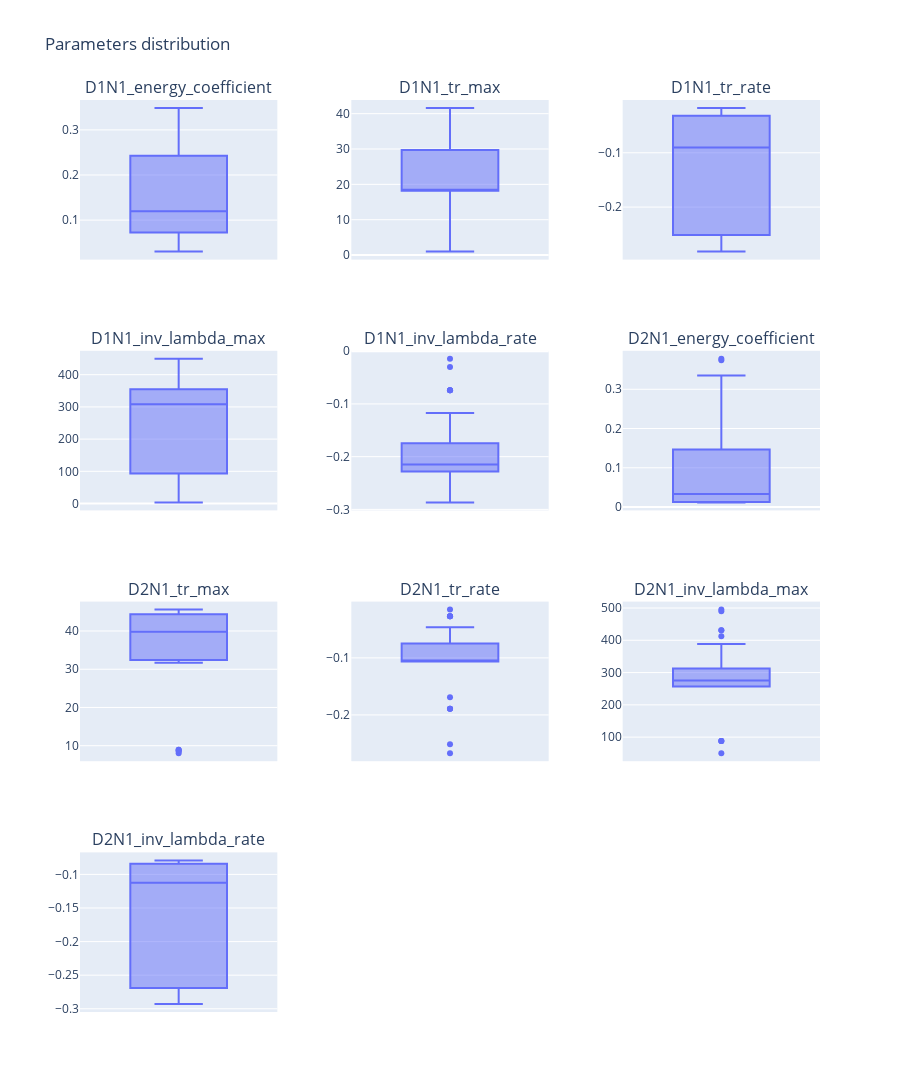

This figure's notebook cell:
### Code cell
viewer.box_plot(3, nbest=1000)

### Figure 1 — Plotly figure (JSON) as saved in the notebook; plotly's stock layout.template omitted (floating-point values rounded to 4 significant figures)
{"data": [{"alignmentgroup": "True", "hovertemplate": "D1N1_energy_coefficient=%{y}<extra></extra>", "legendgroup": "", "marker": {"color": "#636efa"}, "name": "", "notched": false, "offsetgroup": "", "orientation": "v", "showlegend": false, "type": "box", "x0": " ", "xaxis": "x", "y": [0.07274, 0.07274, 0.07274, 0.07274, 0.07274, 0.2426, 0.2426, 0.2426, 0.2426, 0.2426, 0.2426, 0.2426, 0.07274, 0.07274, 0.07274, 0.07274, 0.07274, 0.07274, 0.07274, 0.1199, 0.07274, 0.07274, 0.2426, 0.2426, 0.2426, 0.2426, 0.2426, 0.3169, 0.03018, 0.03018, 0.03018, 0.07804, 0.3232, 0.3232, 0.3217, 0.07274, 0.3169, 0.3372, 0.3486], "y0": " ", "yaxis": "y"}, {"alignmentgroup": "True", "hovertemplate": "D1N1_tr_max=%{y}<extra></extra>", "legendgroup": "", "marker": {"color": "#636efa"}, "name": "", "notched": false, "offsetgroup": "", "orientation": "v", "showlegend": false, "type": "box", "x0": " ", "xaxis": "x2", "y": [18.23, 18.23, 18.23, 18.23, 18.23, 18.23, 27.19, 27.19, 27.19, 27.19, 27.19, 27.19, 18.23, 18.23, 18.23, 18.23, 18.23, 27.19, 18.23, 6.532, 35.97, 18.23, 27.19, 0.9708, 0.9708, 27.19, 18.23, 5.318, 41.61, 41.61, 41.61, 30.6, 35.97, 18.23, 36.26, 35.97, 5.318, 40.18, 41.41], "y0": " ", "yaxis": "y2"}, {"alignmentgroup": "True", "hovertemplate": "D1N1_tr_rate=%{y}<extra></extra>", "legendgroup": "", "marker": {"color": "#636efa"}, "name": "", "notched": false, "offsetgroup": "", "orientation": "v", "showlegend": false, "type": "box", "x0": " ", "xaxis": "x3", "y": [-0.03191, -0.03191, -0.03191, -0.03191, -0.03191, -0.03191, -0.2514, -0.2514, -0.2514, -0.2514, -0.2514, -0.2514, -0.03191, -0.03191, -0.03191, -0.03191, -0.03191, -0.2514, -0.03191, -0.1365, -0.2468, -0.03191, -0.2514, -0.1201, -0.1201, -0.2514, -0.03191, -0.2679, -0.01751, -0.01751, -0.01751, -0.09019, -0.2468, -0.03191, -0.1471, -0.2468, -0.2679, -0.08789, -0.282], "y0": " ", "yaxis": "y3"}, {"alignmentgroup": "True", "hovertemplate": "D1N1_inv_lambda_max=%{y}<extra></extra>", "legendgroup": "", "marker": {"color": "#636efa"}, "name": "", "notched": false, "offsetgroup": "", "orientation": "v", "showlegend": false, "type": "box", "x0": " ", "xaxis": "x4", "y": [354.6, 308.3, 308.3, 308.3, 308.3, 354.6, 3.483, 354.6, 354.6, 354.6, 354.6, 354.6, 354.6, 354.6, 354.6, 354.6, 354.6, 354.6, 308.3, 117.2, 93.11, 308.3, 308.3, 308.3, 3.483, 3.483, 354.6, 308.3, 38.56, 38.56, 38.56, 449.4, 93.11, 354.6, 294.3, 93.11, 3.483, 55.95, 218.8], "y0": " ", "yaxis": "y4"}, {"alignmentgroup": "True", "hovertemplate": "D1N1_inv_lambda_rate=%{y}<extra></extra>", "legendgroup": "", "marker": {"color": "#636efa"}, "name": "", "notched": false, "offsetgroup": "", "orientation": "v", "showlegend": false, "type": "box", "x0": " ", "xaxis": "x5", "y": [-0.1747, -0.1747, -0.1747, -0.1747, -0.1747, -0.228, -0.07416, -0.228, -0.228, -0.228, -0.228, -0.228, -0.228, -0.215, -0.228, -0.228, -0.228, -0.228, -0.215, -0.2868, -0.1914, -0.1747, -0.1747, -0.1747, -0.07416, -0.07416, -0.228, -0.1747, -0.2483, -0.2483, -0.2483, -0.1172, -0.1914, -0.228, -0.2521, -0.1914, -0.07416, -0.01442, -0.02986], "y0": " ", "yaxis": "y5"}, {"alignmentgroup": "True", "hovertemplate": "D2N1_energy_coefficient=%{y}<extra></extra>", "legendgroup": "", "marker": {"color": "#636efa"}, "name": "", "notched": false, "offsetgroup": "", "orientation": "v", "showlegend": false, "type": "box", "x0": " ", "xaxis": "x6", "y": [0.013, 0.013, 0.013, 0.013, 0.013, 0.03335, 0.1617, 0.03335, 0.03335, 0.03335, 0.03335, 0.03335, 0.013, 0.01174, 0.013, 0.013, 0.013, 0.013, 0.01174, 0.2502, 0.013, 0.013, 0.03335, 0.03335, 0.013, 0.013, 0.03335, 0.03335, 0.335, 0.335, 0.335, 0.3739, 0.0658, 0.0658, 0.1874, 0.1617, 0.1617, 0.3777, 0.1018], "y0": " ", "yaxis": "y6"}, {"alignmentgroup": "True", "hovertemplate": "D2N1_tr_max=%{y}<extra></extra>", "legendgroup": "", "marker": {"color": "#636efa"}, "name": "", "notched": false, "offsetgroup": "", "orientation": "v", "showlegend": false, "type": "box", "x0": " ", "xaxis": "x7", "y": [39.83, 39.83, 39.83, 39.83, 39.83, 44.36, 32.36, 44.36, 44.36, 44.36, 44.36, 44.36, 39.83, 8.634, 39.83, 39.83, 39.83, 39.83, 8.634, 32.72, 39.83, 44.36, 44.36, 44.36, 39.83, 39.83, 39.83, 44.36, 45.61, 45.61, 45.61, 43.18, 8.911, 8.911, 32.17, 32.36, 32.36, 31.69, 8.034], "y0": " ", "yaxis": "y7"}, {"alignmentgroup": "True", "hovertemplate": "D2N1_tr_rate=%{y}<extra></extra>", "legendgroup": "", "marker": {"color": "#636efa"}, "name": "", "notched": false, "offsetgroup": "", "orientation": "v", "showlegend": false, "type": "box", "x0": " ", "xaxis": "x8", "y": [-0.1062, -0.1062, -0.1062, -0.1062, -0.1062, -0.07475, -0.02703, -0.07475, -0.07475, -0.07475, -0.07475, -0.07475, -0.1062, -0.1062, -0.1062, -0.1062, -0.1062, -0.1062, -0.1062, -0.2515, -0.1062, -0.07475, -0.07475, -0.07475, -0.02703, -0.02703, -0.1062, -0.07475, -0.1894, -0.1894, -0.1894, -0.2671, -0.04615, -0.04615, -0.0599, -0.1062, -0.02703, -0.169, -0.01535], "y0": " ", "yaxis": "y8"}, {"alignmentgroup": "True", "hovertemplate": "D2N1_inv_lambda_max=%{y}<extra></extra>", "legendgroup": "", "marker": {"color": "#636efa"}, "name": "", "notched": false, "offsetgroup": "", "orientation": "v", "showlegend": false, "type": "box", "x0": " ", "xaxis": "x9", "y": [275.2, 275.2, 275.2, 275.2, 275.2, 256.6, 374.4, 256.6, 256.6, 256.6, 256.6, 256.6, 412.3, 275.2, 275.2, 275.2, 275.2, 275.2, 275.2, 50.2, 275.2, 256.6, 256.6, 313.0, 313.0, 256.6, 275.2, 256.6, 88.01, 88.01, 88.01, 351.1, 430.8, 430.8, 388.2, 275.2, 374.4, 495.1, 489.8], "y0": " ", "yaxis": "y9"}, {"alignmentgroup": "True", "hovertemplate": "D2N1_inv_lambda_rate=%{y}<extra></extra>", "legendgroup": "", "marker": {"color": "#636efa"}, "name": "", "notched": false, "offsetgroup": "", "orientation": "v", "showlegend": false, "type": "box", "x0": " ", "xaxis": "x10", "y": [-0.08398, -0.08398, -0.08398, -0.08398, -0.08398, -0.269, -0.269, -0.269, -0.269, -0.269, -0.269, -0.269, -0.08398, -0.08398, -0.08398, -0.08398, -0.08398, -0.08398, -0.08398, -0.1536, -0.08398, -0.269, -0.269, -0.269, -0.269, -0.269, -0.08398, -0.08905, -0.1123, -0.1123, -0.1123, -0.2324, -0.07913, -0.07913, -0.1173, -0.08398, -0.08905, -0.2929, -0.2295], "y0": " ", "yaxis": "y10"}], "layout": {"annotations": [{"font": {"size": 16}, "showarrow": false, "text": "D1N1_energy_coefficient", "x": 0.1333, "xanchor": "center", "xref": "paper", "y": 1, "yanchor": "bottom", "yref": "paper"}, {"font": {"size": 16}, "showarrow": false, "text": "D1N1_tr_max", "x": 0.5, "xanchor": "center", "xref": "paper", "y": 1, "yanchor": "bottom", "yref": "paper"}, {"font": {"size": 16}, "showarrow": false, "text": "D1N1_tr_rate", "x": 0.8667, "xanchor": "center", "xref": "paper", "y": 1, "yanchor": "bottom", "yref": "paper"}, {"font": {"size": 16}, "showarrow": false, "text": "D1N1_inv_lambda_max", "x": 0.1333, "xanchor": "center", "xref": "paper", "y": 0.725, "yanchor": "bottom", "yref": "paper"}, {"font": {"size": 16}, "showarrow": false, "text": "D1N1_inv_lambda_rate", "x": 0.5, "xanchor": "center", "xref": "paper", "y": 0.725, "yanchor": "bottom", "yref": "paper"}, {"font": {"size": 16}, "showarrow": false, "text": "D2N1_energy_coefficient", "x": 0.8667, "xanchor": "center", "xref": "paper", "y": 0.725, "yanchor": "bottom", "yref": "paper"}, {"font": {"size": 16}, "showarrow": false, "text": "D2N1_tr_max", "x": 0.1333, "xanchor": "center", "xref": "paper", "y": 0.45, "yanchor": "bottom", "yref": "paper"}, {"font": {"size": 16}, "showarrow": false, "text": "D2N1_tr_rate", "x": 0.5, "xanchor": "center", "xref": "paper", "y": 0.45, "yanchor": "bottom", "yref": "paper"}, {"font": {"size": 16}, "showarrow": false, "text": "D2N1_inv_lambda_max", "x": 0.8667, "xanchor": "center", "xref": "paper", "y": 0.45, "yanchor": "bottom", "yref": "paper"}, {"font": {"size": 16}, "showarrow": false, "text": "D2N1_inv_lambda_rate", "x": 0.1333, "xanchor": "center", "xref": "paper", "y": 0.175, "yanchor": "bottom", "yref": "paper"}], "height": 1200, "title": {"text": "Parameters distribution"}, "width": 900, "xaxis": {"anchor": "y", "domain": [0, 0.2667]}, "xaxis10": {"anchor": "y10", "domain": [0, 0.2667]}, "xaxis11": {"anchor": "y11", "domain": [0.3667, 0.6333]}, "xaxis12": {"anchor": "y12", "domain": [0.7333, 1]}, "xaxis2": {"anchor": "y2", "domain": [0.3667, 0.6333]}, "xaxis3": {"anchor": "y3", "domain": [0.7333, 1]}, "xaxis4": {"anchor": "y4", "domain": [0, 0.2667]}, "xaxis5": {"anchor": "y5", "domain": [0.3667, 0.6333]}, "xaxis6": {"anchor": "y6", "domain": [0.7333, 1]}, "xaxis7": {"anchor": "y7", "domain": [0, 0.2667]}, "xaxis8": {"anchor": "y8", "domain": [0.3667, 0.6333]}, "xaxis9": {"anchor": "y9", "domain": [0.7333, 1]}, "yaxis": {"anchor": "x", "domain": [0.825, 1]}, "yaxis10": {"anchor": "x10", "domain": [0, 0.175]}, "yaxis11": {"anchor": "x11", "domain": [0, 0.175]}, "yaxis12": {"anchor": "x12", "domain": [0, 0.175]}, "yaxis2": {"anchor": "x2", "domain": [0.825, 1]}, "yaxis3": {"anchor": "x3", "domain": [0.825, 1]}, "yaxis4": {"anchor": "x4", "domain": [0.55, 0.725]}, "yaxis5": {"anchor": "x5", "domain": [0.55, 0.725]}, "yaxis6": {"anchor": "x6", "domain": [0.55, 0.725]}, "yaxis7": {"anchor": "x7", "domain": [0.275, 0.45]}, "yaxis8": {"anchor": "x8", "domain": [0.275, 0.45]}, "yaxis9": {"anchor": "x9", "domain": [0.275, 0.45]}}}
